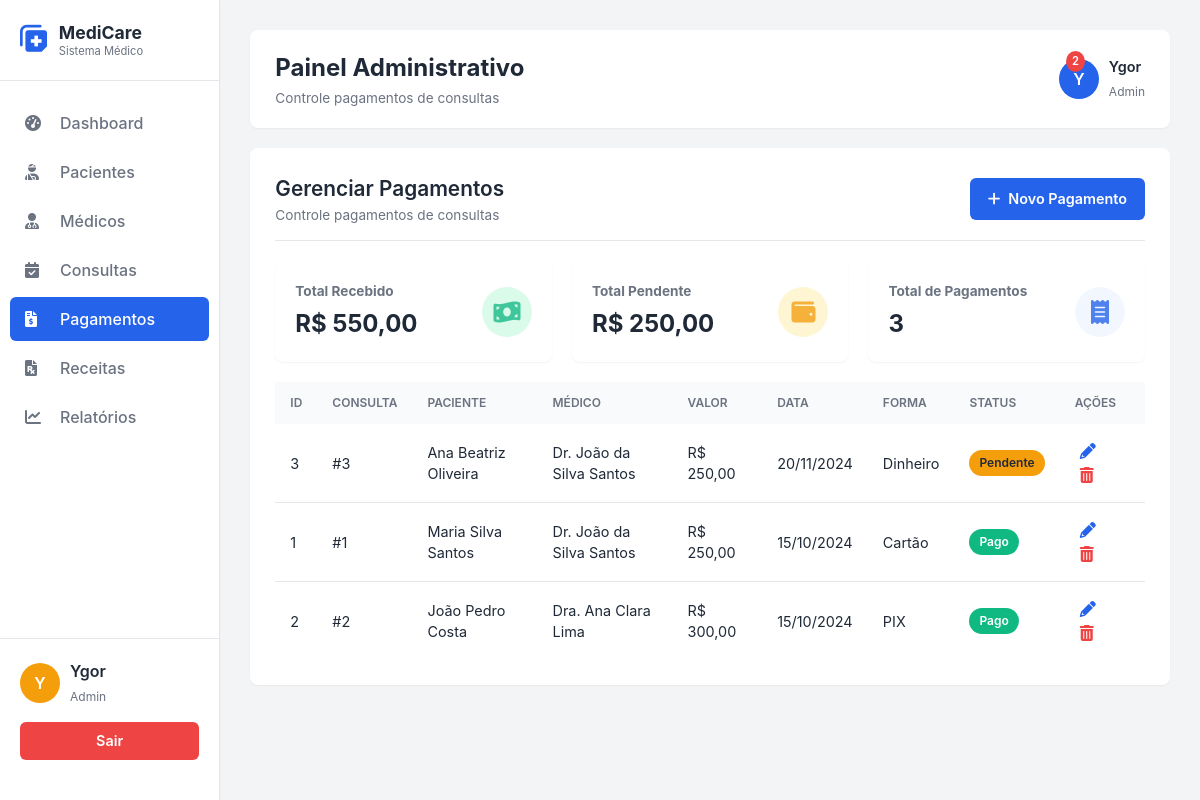
/public/pagamento.php (signed in), run on the app's committed database.
### tables this page shows
CREATE TABLE `pagamentos` (
  `id` int(11) NOT NULL AUTO_INCREMENT,
  `id_consulta` int(11) NOT NULL,
  `valor` decimal(10,2) NOT NULL,
  `data_pagamento` date NOT NULL,
  `forma_pagamento` varchar(50) NOT NULL,
  `status` enum('pago','pendente','vencido') NOT NULL,
  PRIMARY KEY (`id`),
  KEY `id_consulta` (`id_consulta`),
  CONSTRAINT `pagamentos_ibfk_1` FOREIGN KEY (`id_consulta`) REFERENCES `consultas` (`id`)
);

CREATE TABLE `pacientes` (
  `id` int(11) NOT NULL AUTO_INCREMENT,
  `nome_completo` varchar(255) NOT NULL,
  `data_nascimento` date NOT NULL,
  `cpf` varchar(14) NOT NULL,
  `telefone` varchar(20) DEFAULT NULL,
  `email` varchar(255) DEFAULT NULL,
  `criado_em` timestamp NOT NULL DEFAULT current_timestamp(),
  PRIMARY KEY (`id`),
  UNIQUE KEY `cpf` (`cpf`)
);

CREATE TABLE `medicos` (
  `id` int(11) NOT NULL AUTO_INCREMENT,
  `nome_completo` varchar(255) NOT NULL,
  `crm` varchar(20) NOT NULL,
  `telefone` varchar(20) DEFAULT NULL,
  `especialidade` varchar(100) NOT NULL,
  `email` varchar(255) DEFAULT NULL,
  `status` enum('ativo','inativo') NOT NULL DEFAULT 'ativo',
  `criado_em` timestamp NOT NULL DEFAULT current_timestamp(),
  PRIMARY KEY (`id`),
  UNIQUE KEY `crm` (`crm`)
);

### app/Models/Pagamento.php (called while the page is built, shortened)
<?php
class Pagamento
{
    public function listar()
    {
        $conectar = Conexao::getConexao();
        $sql = "SELECT
                    pg.id,
                    pg.id_consulta,
                    p.nome_completo as paciente_nome,
                    m.nome_completo as medico_nome,
                    pg.valor,
                    pg.data_pagamento,
                    pg.forma_pagamento,
                    pg.status
                FROM pagamentos pg
                JOIN consultas c ON pg.id_consulta = c.id
                JOIN pacientes p ON c.id_paciente = p.id
                JOIN medicos m ON c.id_medico = m.id
                ORDER BY pg.data_pagamento DESC";
        $comando = $conectar->prepare($sql);
        $comando->execute();
        return $comando->fetchAll(PDO::FETCH_ASSOC);
    }
}

### public/pagamento.php (the view, shortened to what this page needs)
<?php
$nomeUsuario = $_SESSION['usuario_nome'] ?? 'Usuário';
$primeiraLetra = strtoupper(substr($nomeUsuario, 0, 1));
require_once '../app/Models/Pagamento.php';
$pagamentoModel = new Pagamento(null, null, null, null, null);
$pagamentos = $pagamentoModel->listar();
$pdo = Conexao::getConexao();
$totalRecebido = $pdo->query("SELECT SUM(valor) FROM pagamentos WHERE status = 'pago'")->fetchColumn();
$totalPendente = $pdo->query("SELECT SUM(valor) FROM pagamentos WHERE status = 'pendente'")->fetchColumn();
$totalPagamentos = count($pagamentos);
$currentPage = 'pagamento';
$headerTitle = 'Painel Administrativo';
$headerSubtitle = 'Controle pagamentos de consultas';
$pageStyles = ['pagamentos.css'];
include 'partials/_head.php';
include 'partials/_sidebar.php';
?>
<main class="main-content">
    <?php include 'partials/_header.php'; ?>
    <section class="management-card">
        <div class="management-header">
            <div class="title-section">
                <h2>Gerenciar Pagamentos</h2>
                <p>Controle pagamentos de consultas</p>
            </div>
            <a href="cadastroPagamento.php" class="btn-primary new-item-btn">
                <i class="fas fa-plus"></i> Novo Pagamento
            </a>
        </div>
        <div class="payment-summary-grid">
            <div class="summary-card">
                <div class="card-content">
                    <h4>Total Recebido</h4>
                    <span class="summary-value success">R$ <?php echo number_format($totalRecebido ?? 0, 2, ',', '.'); ?></span>
                </div>
                <div class="card-icon green"><i class="fas fa-money-bill-wave"></i></div>
            </div>
            <div class="summary-card">
                <div class="card-content">
                    <h4>Total Pendente</h4>
                    <span class="summary-value pending">R$ <?php echo number_format($totalPendente ?? 0, 2, ',', '.'); ?></span>
                </div>
                <div class="card-icon yellow"><i class="fas fa-wallet"></i></div>
            </div>
            <div class="summary-card">
                <div class="card-content">
                    <h4>Total de Pagamentos</h4>
                    <span class="summary-value primary"><?php echo $totalPagamentos; ?></span>
                </div>
                <div class="card-icon blue"><i class="fas fa-receipt"></i></div>
            </div>
        </div>
        <div class="data-section">
            <div class="table-container">
                <table class="data-table">
                    <thead>
                        <tr>
                            <th>ID</th>
                            <th>CONSULTA</th>
                            <th>PACIENTE</th>
                            <th>MÉDICO</th>
                            <th>VALOR</th>
                            <th>DATA</th>
                            <th>FORMA</th>
                            <th>STATUS</th>
                            <th>AÇÕES</th>
                        </tr>
                    </thead>
                    <tbody>
                        <?php if (empty($pagamentos)): ?>
                            <tr>
                                <td colspan="9" style="text-align: center;">Nenhum pagamento encontrado.</td>
                            </tr>
                        <?php else: ?>
                            <?php foreach ($pagamentos as $pagamento): ?>
                                <tr>
                                    <td><?php echo htmlspecialchars($pagamento['id']); ?></td>
                                    <td>#<?php echo htmlspecialchars($pagamento['id_consulta']); ?></td>
                                    <td class="main-info"><?php echo htmlspecialchars($pagamento['paciente_nome']); ?></td>
                                    <td><?php echo htmlspecialchars($pagamento['medico_nome']); ?></td>
                                    <td>R$ <?php echo number_format($pagamento['valor'], 2, ',', '.'); ?></td>
                                    <td><?php echo date('d/m/Y', strtotime($pagamento['data_pagamento'])); ?></td>
                                    <td><?php echo htmlspecialchars($pagamento['forma_pagamento']); ?></td>
                                    <td><span class="status-badge <?php echo htmlspecialchars($pagamento['status']); ?>"><?php echo htmlspecialchars($pagamento['status']); ?></span></td>
                                    <td class="actions">
                                        <a href="atualizarPagamento.php?id=<?php echo $pagamento['id']; ?>" class="action-icon edit-icon" title="Editar"><i class="fas fa-pencil-alt"></i></a>
                                        <a href="deletarPagamento.php?id=<?php echo $pagamento['id']; ?>" class="action-icon delete-consult-icon" title="Excluir"><i class="fas fa-trash-alt"></i></a>
                                    </td>
                                </tr>
                            <?php endforeach; ?>
                        <?php endif; ?>
                    </tbody>
                </table>
            </div>
        </div>
    </section>
<?php include 'partials/_footer.php'; ?>

### public/partials/_head.php (shortened to what this page needs)
<!DOCTYPE html>
<html lang="pt-BR">
<head>
    <link rel="stylesheet" href="css/gerenciamento.css">
    <?php if (isset($pageStyles) && is_array($pageStyles)): ?>
        <?php foreach ($pageStyles as $style): ?>
            <link rel="stylesheet" href="css/<?php echo $style; ?>">
        <?php endforeach; ?>
    <?php endif; ?>
    <link rel="stylesheet" href="https://cdnjs.cloudflare.com/ajax/libs/font-awesome/6.0.0-beta3/css/all.min.css">
</head>
<body>
    <div class="app-container">

### public/partials/_sidebar.php
<aside class="sidebar">
    <div class="logo-section">
        <a href="dashboard.php" class="logo-text-link">
            <i class="fas fa-notes-medical logo-icon"></i>
            <div class="logo-text"><span>MediCare</span><small>Sistema Médico</small></div>
        </a>
    </div>
    <nav class="main-nav">
        <ul>
            <li class="nav-item <?php echo ($currentPage === 'dashboard') ? 'active' : ''; ?>">
                <a href="dashboard.php"><i class="fas fa-tachometer-alt"></i> Dashboard</a>
            </li>
            <li class="nav-item <?php echo ($currentPage === 'pacientes') ? 'active' : ''; ?>">
                <a href="pacientes.php"><i class="fas fa-user-injured"></i> Pacientes</a>
            </li>
            <li class="nav-item <?php echo ($currentPage === 'medicos') ? 'active' : ''; ?>">
                <a href="medicos.php"><i class="fas fa-user-md"></i> Médicos</a>
            </li>
            <li class="nav-item <?php echo ($currentPage === 'consulta') ? 'active' : ''; ?>">
                <a href="consulta.php"><i class="fas fa-calendar-check"></i> Consultas</a>
            </li>
            <li class="nav-item <?php echo ($currentPage === 'pagamento') ? 'active' : ''; ?>">
                <a href="pagamento.php"><i class="fas fa-file-invoice-dollar"></i> Pagamentos</a>
            </li>
            <li class="nav-item <?php echo ($currentPage === 'receitas') ? 'active' : ''; ?>">
                <a href="receitas.php"><i class="fas fa-file-prescription"></i> Receitas</a>
            </li>
            <li class="nav-item <?php echo ($currentPage === 'relatorios') ? 'active' : ''; ?>">
                <a href="relatorios.php"><i class="fas fa-chart-line"></i> Relatórios</a>
            </li>
        </ul>
    </nav>
    <div class="user-footer">
        <div class="user-info">
            <div class="user-avatar"><?php echo $primeiraLetra; ?></div>
            <div><span class="username"><?php echo htmlspecialchars($nomeUsuario); ?></span><small class="role">Admin</small></div>
        </div>
        <a href="../app/Http/Controllers/authController.php?action=logout" class="logout-btn">Sair</a>
    </div>
</aside>

### public/partials/_header.php
<header class="page-header">
    <div class="header-text">
        <h1><?php echo $headerTitle ?? 'Painel Administrativo'; ?></h1>
        <p><?php echo $headerSubtitle ?? 'Bem-vindo ao sistema MediCare'; ?></p>
    </div>
    <div class="header-profile">
        <span class="notification-badge">2</span>
        <div class="profile-details">
            <div class="profile-avatar"><?php echo $primeiraLetra; ?></div>
            <div class="profile-info">
                <span><?php echo htmlspecialchars($nomeUsuario); ?></span>
                <small>Admin</small>
            </div>
        </div>
    </div>
</header>

### public/partials/_footer.php
</main>
    </div>
</body>
</html>

### data on the page
pagamentos: id "3", id_consulta "3", pacientes.nome_completo "Ana Beatriz Oliveira", medicos.nome_completo "Dr. João da Silva Santos", valor "250,00", data_pagamento "20/11/2024", forma_pagamento "Dinheiro", status "Pendente"
pagamentos: id "1", id_consulta "1", pacientes.nome_completo "Maria Silva Santos", medicos.nome_completo "Dr. João da Silva Santos", valor "250,00", data_pagamento "15/10/2024", forma_pagamento "Cartão", status "Pago"
pagamentos: id "2", id_consulta "2", pacientes.nome_completo "João Pedro Costa", medicos.nome_completo "Dra. Ana Clara Lima", valor "300,00", data_pagamento "15/10/2024", forma_pagamento "PIX", status "Pago"

### other printed values
$primeiraLetra "Y"
$nomeUsuario "Ygor"
$headerTitle "Painel Administrativo"
$headerSubtitle "Controle pagamentos de consultas"
$totalRecebido "550,00"
$totalPendente "250,00"
$totalPagamentos "3"
